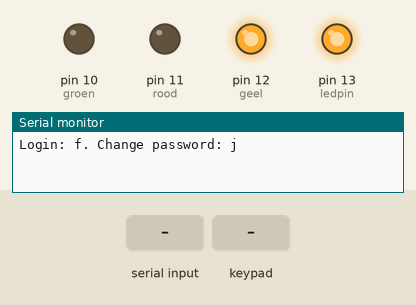
Bench run of a sketch on a simulated Arduino Uno, built with avr-gcc and run on an emulated ATmega328P. Parts: output pins drawn as LEDs (lit = HIGH), the last lines printed to the serial monitor. The inputs (shaded band) are chosen by the test bench.

Above: at 1.2 s.
1.3 s: byte 102 (102) received over Serial
2.8 s: keypad keys 0 0 0 0 pressed 0.4 s apart
At 5.1 s:
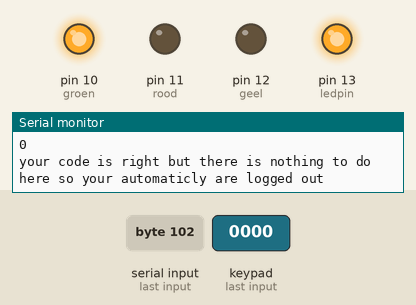
5.9 s: byte 106 (106) received over Serial
8.9 s: keypad keys 9 8 7 6 pressed 0.4 s apart
At 10.9 s:
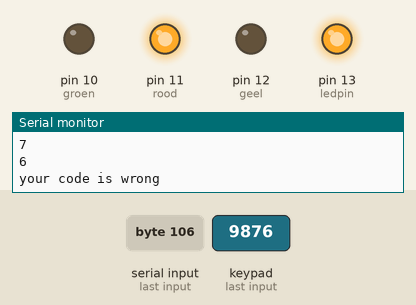
Timing chart, 0 to 15.6 s (numbered marks = the images above; inputs shaded):
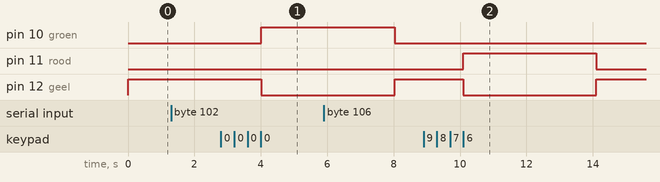

The sketch:

codeInput.ino
```cpp
#include <Keypad.h>
const byte ROWS = 4;
const byte COLS = 4;

char keys[ROWS][COLS] = {
  {'1', '2', '3', 'A'},
  {'4', '5', '6', 'B'},
  {'7', '8', '9', 'C'},
  {'*', '0', '#', 'D'}
};
byte rowPins[ROWS] = {9,8,7,6};
byte colPins[COLS] = {5,4,3,2};

Keypad kpd = Keypad(makeKeymap(keys), rowPins, colPins, ROWS, COLS);

#define ledpin 13

char myCode[] = "0000";
char invoerCijfers[4];
int goedeIngevoerd = 0;
int geel = 12;
int groen = 10;
int rood = 11;
byte incomingByte;
bool goedfout = false;
bool imReady = true;
int fieldIndex = 0;
int values[3];

void setup() {
  // put your setup code here, to run once:
  pinMode(ledpin,OUTPUT);
  digitalWrite(ledpin, HIGH);
  Serial.begin(9600);
  pinMode(geel,OUTPUT);
  pinMode(groen,OUTPUT);
  pinMode(rood,OUTPUT);
}

void loop() {
  // put your main code here, to run repeatedly:
  Serial.println("Login: f. Change password: j");
  digitalWrite(groen, LOW);
  digitalWrite(rood, LOW);
  digitalWrite(geel, HIGH);
  imReady = true;
  goedeIngevoerd = 0;
  while (Serial.available() == 0) {

        }
  incomingByte = Serial.read();
  if(incomingByte == 102){
    Serial.println("Put your code in:");
    CodeInput();
    if(goedfout){
      Serial.println("your code is right but there is nothing to do here so your automaticly are logged out");
    } else if(!goedfout){
      Serial.println("your code is wrong");
    }
  } else if (incomingByte == 106){
    Serial.println("first put your old code in:");
    CodeInput();
    if(goedfout){
      Serial.println("your code is right so what do you want to change it to?");
      while(imReady == true){
        if(Serial.available()){
          char ch = Serial.read();
          if(ch >= '0' && ch <= '9'){
            values[fieldIndex] = (values[fieldIndex]*10) + (ch - '0');
            Serial.println(values[fieldIndex]);
            imReady = false;
          }
        }
      }
    } else if(!goedfout){
      Serial.println("your code is wrong");
    }
  }

  Serial.println("");
  delay(4000);
  }

void CodeInput(){
  for(int i=0; i<sizeof(invoerCijfers); i++){
    char key;
    do{
      key = kpd.getKey();
    }while(key == NO_KEY);
      invoerCijfers[i] = key;
      Serial.println(invoerCijfers[i]);
  }

  for(int i=0; i<sizeof(invoerCijfers);i++){
    if(invoerCijfers[i] == myCode[i]){
      goedeIngevoerd++;
    }
  }
  if(goedeIngevoerd == 4){
    digitalWrite(geel, LOW);
    digitalWrite(groen, HIGH);
    goedfout = true;
  }else if(goedeIngevoerd <4){
    digitalWrite(geel, LOW);
    digitalWrite(rood, HIGH);
    goedfout = false;
  }
}
```

Measured:
- after the input at 2.8 s, pin 10 (groen): LOW → HIGH after 1.2 s; pin 12 (geel): HIGH → LOW after 1.2 s
- after the input at 8.9 s, pin 11 (rood): LOW → HIGH after 1.2 s, → LOW 4.0 s later; pin 12 (geel): HIGH → LOW after 1.2 s, → HIGH 4.0 s later
